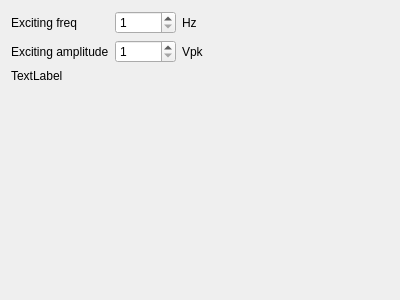
<?xml version="1.0" encoding="UTF-8"?>
<ui version="4.0">
 <class>SpecificSimParamsTest8</class>
 <widget class="QWidget" name="SpecificSimParamsTest8">
  <property name="geometry">
   <rect>
    <x>0</x>
    <y>0</y>
    <width>400</width>
    <height>300</height>
   </rect>
  </property>
  <property name="windowTitle">
   <string>Form</string>
  </property>
  <layout class="QFormLayout" name="formLayout_2">
   <item row="0" column="0">
    <layout class="QGridLayout" name="gridLayout">
     <item row="2" column="0">
      <widget class="QLabel" name="label_2">
       <property name="text">
        <string>Exciting amplitude</string>
       </property>
      </widget>
     </item>
     <item row="0" column="1">
      <widget class="QSpinBox" name="excFreq">
       <property name="minimum">
        <number>1</number>
       </property>
       <property name="maximum">
        <number>30000</number>
       </property>
      </widget>
     </item>
     <item row="0" column="0">
      <widget class="QLabel" name="label_3">
       <property name="text">
        <string>Exciting freq</string>
       </property>
      </widget>
     </item>
     <item row="3" column="0">
      <widget class="QLabel" name="label">
       <property name="text">
        <string>TextLabel</string>
       </property>
      </widget>
     </item>
     <item row="0" column="2">
      <widget class="QLabel" name="label_4">
       <property name="text">
        <string>Hz</string>
       </property>
      </widget>
     </item>
     <item row="2" column="2">
      <widget class="QLabel" name="label_5">
       <property name="text">
        <string>Vpk</string>
       </property>
      </widget>
     </item>
     <item row="2" column="1">
      <widget class="QSpinBox" name="excAmp">
       <property name="minimum">
        <number>1</number>
       </property>
       <property name="maximum">
        <number>25</number>
       </property>
      </widget>
     </item>
    </layout>
   </item>
  </layout>
 </widget>
 <resources/>
 <connections/>
</ui>
